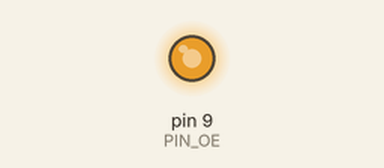
This sketch was run on a simulated Arduino Uno, built with avr-gcc and run on an emulated ATmega328P. Shown: output pins drawn as LEDs (lit = HIGH). Pins used as bus, display or sensor lines are not drawn; what the sketch prints to the serial monitor is not drawn.

Above: at 0.1 s.
Timing chart, 0 to 1.6 s (numbered marks = the images above):
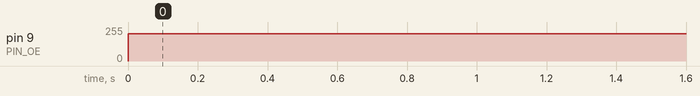

The sketch:

ShiftRegister.ino
```cpp
int PIN_DS = 6;
int PIN_OE = 9;
int PIN_STORE = 10;
int PIN_CLOCK = 11;

//int UPDATE_CYCLE = 100;
int BRIGHTNESS = 50;
int counter;
int DISPLAY_DURATION = 100;
int DELAY = 1;

#define DEBUG 1
//Outputs 7 -> 0
byte data = 0b01010101;
// the setup routine runs once when you press reset:
void setup() {
  // declare pin 9 to be an output:
  pinMode(PIN_OE, OUTPUT);
  pinMode(PIN_DS, OUTPUT);
  pinMode(PIN_CLOCK, OUTPUT);
  pinMode(PIN_STORE, OUTPUT);
  counter = 0;
  #if DEBUG == 1
  Serial.begin(9600);
  #endif
  Serial.print(0b10000000 >> 1); Serial.print("\n");
  Serial.print(0b10000000 >> 8); Serial.print("\n");
}

// the loop routine runs over and over again forever:
void loop() {
    analogWrite(PIN_OE, 255);
    writeData();
    Serial.print("ENABLING"); Serial.print("\n");
    analogWrite(PIN_OE, 255 - BRIGHTNESS);
//    data = updateData(data);

//  }
  Serial.print("END COUNTER AT ");
  Serial.print(counter); Serial.print("\n");
  counter++;
  delay(DISPLAY_DURATION);
//  analogWrite(PIN_OE, 0);
}

byte updateData(byte bytePattern) {
  byte newData = bytePattern;
  byte toAddBit = (newData & 0b10000000) >> 7;

  newData = (newData << 1) | toAddBit;

  Serial.print("Data "); Serial.print(bytePattern); Serial.print("\n");
  Serial.print("Bit to add "); Serial.print(toAddBit); Serial.print("\n");
  Serial.print(data);
  Serial.print("\n");
  Serial.print("New Data ");
  Serial.print(newData);
  Serial.print("\n");
  return newData;
}
void writeData() {
  int i;
  unsigned int mask = 128;
  for (i = 7; i >= 0; i--) {

    writeBit(data & mask);
     delayMicroseconds(DELAY);
    pulseClock();
     delayMicroseconds(DELAY);
    mask = mask >> 1;
  }
}
void writeBit(int data) {
  if (data == 0) {
    digitalWrite(PIN_DS, LOW);
  } else {
    digitalWrite(PIN_DS, HIGH);
  }

}
void pulseClock() {
  digitalWrite(PIN_CLOCK, HIGH);
  delayMicroseconds(DELAY);
  digitalWrite(PIN_CLOCK, LOW);
  digitalWrite(PIN_DS, LOW);
  digitalWrite(PIN_STORE, HIGH);
  delayMicroseconds(DELAY);
  digitalWrite(PIN_STORE, LOW);
}
```

Measured:
- by itself, pin 9 (PIN_OE): 0/255 → 205/255 at 0.00 s
